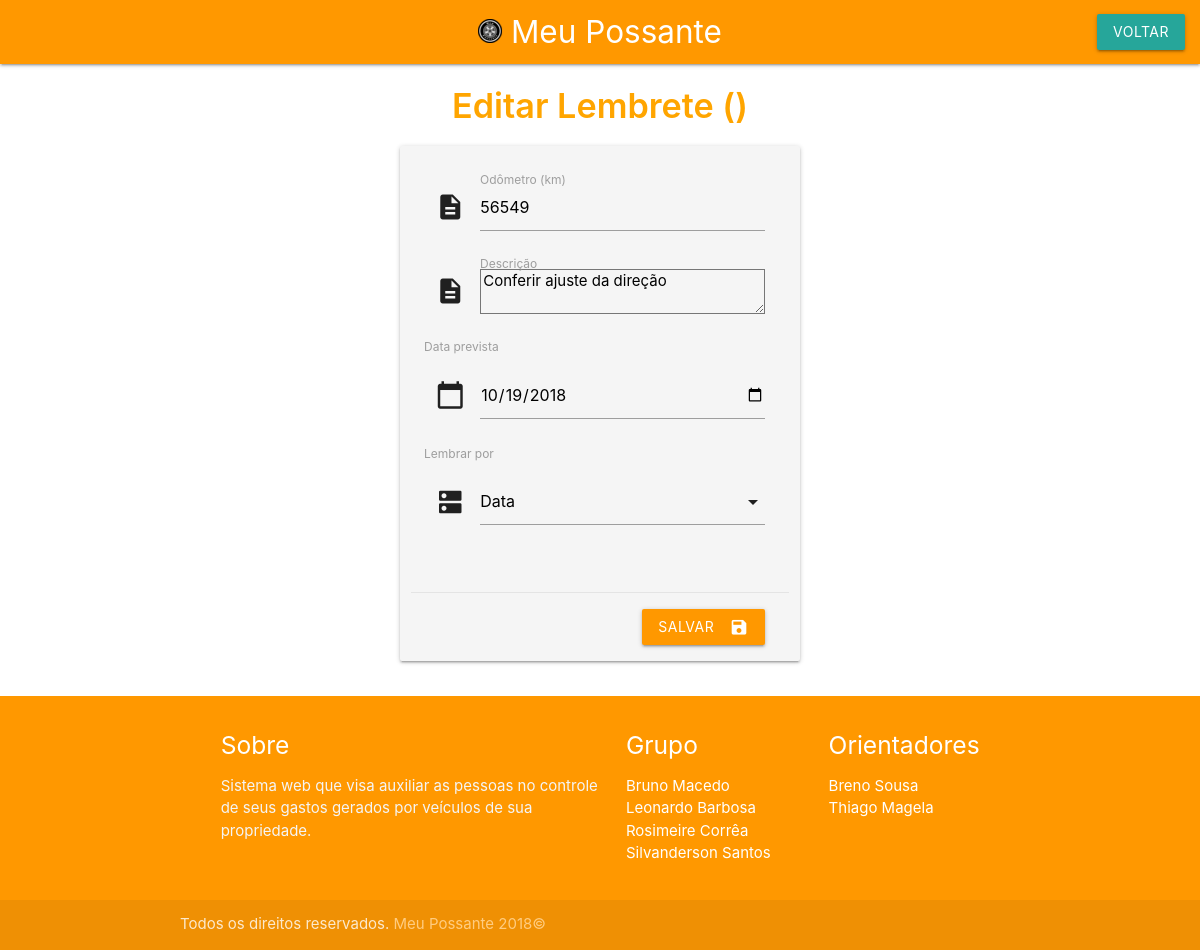
The app's page /admin/lembrete/editar.php?id=16&idveiculo=3 (signed in) with its own data.
### tables this page shows
CREATE TABLE IF NOT EXISTS `lembretes` (
  `idlemb` int(11) NOT NULL AUTO_INCREMENT,
  `idusuario` int(11) NOT NULL,
  `idveiculo` int(11) NOT NULL,
  `odolemb` int(11) DEFAULT NULL,
  `datalemb` date DEFAULT NULL,
  `desclemb` varchar(255) DEFAULT NULL,
  `tipolemb` tinyint(1) NOT NULL,
  PRIMARY KEY (`idlemb`),
  KEY `idveiculo` (`idveiculo`)
);

### admin/lembrete/editar.php (the view, shortened to what this page needs)
<?php
$id = $_GET['id'];
$idveiculo = $_GET['idveiculo'];
?>
<!DOCTYPE html>
<html lang="pt-br">
<head>
    <link type="text/css" rel="stylesheet" href="../../materialize/css/materialize.min.css"  media="screen,projection"/>
    <link rel="stylesheet" type="text/css" href="../../css/style.css"/>
</head>
<body>
    <nav class="orange">
        <div class="nav-wrapper">
            <div><a href="#" class="brand-logo center"><img src="../../img/mp24px.png"/>  Meu Possante</a></div>
            <ul class="right hide-on-med-and-down">
                <li><a href="lembrete.php?id=<?= $idveiculo ?>" class="waves-effect waves-light btn">Voltar</a></li>
            </ul>
        </div>
    </nav>
    <h4 class="center-align " style="color: orange;">Editar Lembrete (<?=$_SESSION['placa']?>)</h4>
    <div class="valign-wrapper row login-box">
        <div class="col card  z-depth-1 grey lighten-4 s12  m6 pull-m3 l4 pull-l4" >
            <?php
            include_once "../../conexao.php";
            $query = "SELECT * FROM lembretes WHERE idlemb=" . $id . ";";
            $resultado = $conexao->query($query);
            if ($resultado) {
             while ($linha = $resultado->fetch_assoc()) {
                $odolemb = $linha["odolemb"];
                $desclemb = $linha["desclemb"];
                $datalemb = $linha["datalemb"];
            }
            ?>
            <form action="processaeditar.php" method="post">
                <div class="card-content">
                    <div class="row">
                        <div class="input-field col s12">
                            <i class="material-icons prefix">description</i>
                            <label for="odolemb">Odômetro (km)</label>
                            <input type="number" name="odolemb" value="<?= $odolemb ?>" />
                        </div>
                        <div class="input-field col s12">
                            <i class="material-icons prefix">description</i>
                            <label for="desclemb">Descrição</label>
                            <textarea name="desclemb" id="desclemb" cols="30" rows="10"><?=$desclemb?></textarea>
                        </div>
                            <label for="datalemb">Data prevista</label><br>
                        <div class="input-field col s12">
                            <i class="material-icons prefix">calendar_today</i>
                            <input type="date" value="<?= $datalemb ?>" name="datalemb" id="datalemb" />
                        </div>
                            <label for="tipolemb">Lembrar por</label>
                        <div class="input-field col s12">
                            <i class="material-icons prefix">dns</i>
                        </div>
                    </div>
                </div>
                <div class="card-action right-align">
                    <button class="btn waves-effect waves-light orange" type="submit" id="btEnviar" name="action">Salvar<i class="material-icons right">save</i>
                    </button>
                </div>
            </form>
            <?php
        }
        ?>
    </div>
</div>
<footer class="page-footer orange">
    <div class="container">
        <div class="row">
            <div class="col l6 s12">
                <h5 class="white-text">Sobre</h5>
                <p class="grey-text text-lighten-4">Sistema web que visa auxiliar as pessoas no controle de seus gastos gerados por veículos de sua propriedade.</p>
            </div>
            <div class="col l3 s12">
                <h5 class="white-text">Grupo</h5>
                <ul>
                    <li><a class="white-text" href="#!">Bruno Macedo</a></li>
                    <li><a class="white-text" href="#!">Leonardo Barbosa</a></li>
                    <li><a class="white-text" href="#!">Rosimeire Corrêa</a></li>
                    <li><a class="white-text" href="#!">Silvanderson Santos</a></li>
                </ul>
            </div>
            <div class="col l3 s12">
                <h5 class="white-text">Orientadores</h5>
                <ul>
                    <li><a class="white-text" href="#!">Breno Sousa</a></li>
                    <li><a class="white-text" href="#!">Thiago Magela</a></li>
                </ul>
            </div>
        </div>
    </div>
    <div class="footer-copyright">
        <div class="container">
            Todos os direitos reservados. <a class="orange-text text-lighten-3" href="http://materializecss.com">Meu Possante 2018©</a>
        </div>
    </div>
</footer>
</body>
</html>

### css/style.css (style rules this page uses)
h4 { text-align: center; font-weight: 600; color: orange; }
.container div { margin-left: 3.5%; }
body { background: #fff; }

### records on screen
lembretes: odolemb "56549", desclemb "Conferir ajuste da direção", datalemb "10/19/2018"
